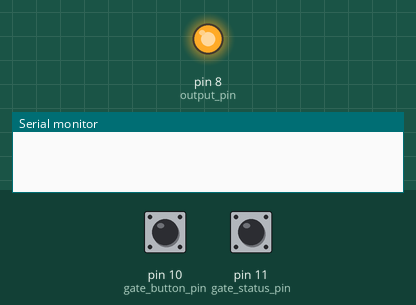
This sketch was run on a simulated Arduino Uno, built with avr-gcc and run on an emulated ATmega328P. Shown: output pins drawn as LEDs (lit = HIGH), the last lines printed to the serial monitor. The test bench sets the inputs (shaded band); at power-on: pin 10 (gate_button_pin) HIGH, pin 11 (gate_status_pin) HIGH.

Above: at 1.2 s.
1.3 s: pin 10 (gate_button_pin) pulled LOW for 1 s
At 2.7 s:
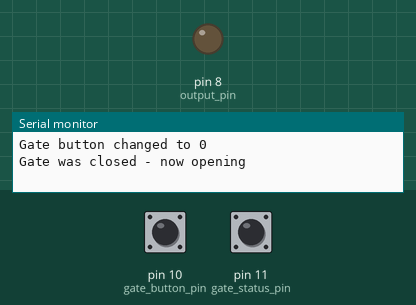
8.4 s: pin 10 (gate_button_pin) pulled LOW for 3.2 s
At 12.0 s:
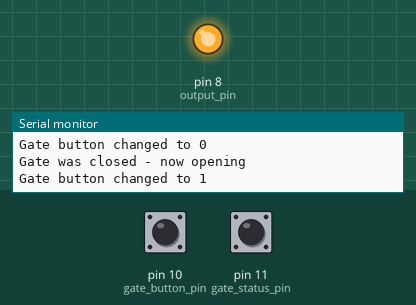
Timing chart, 0 to 13.5 s (numbered marks = the images above; inputs shaded):
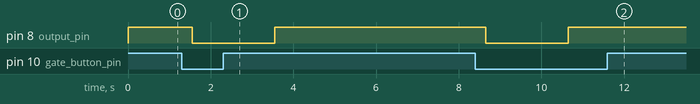

The sketch:

gate_controller.ino
```cpp
#include <ButtonDebounce.h>

const int output_pin  =  8;
const int gate_button_pin = 10;
const int gate_status_pin = 11;


ButtonDebounce gate_button(gate_button_pin, 250);
ButtonDebounce gate_status(gate_status_pin, 1000);


void pulse_gate_control()
{
   digitalWrite(output_pin,LOW);
   delay(2000);
   digitalWrite(output_pin,HIGH);
   delay(1000);
}

void gate_button_changed(int state)
{
  Serial.println("Gate button changed to " + String(state));

  if(gate_status.state() == LOW)
  {
    if(state == HIGH)
    {
      Serial.println("Gate was open - now closing");
      pulse_gate_control();
    }
  }
  else
  {
    if(state == LOW)
    {
      Serial.println("Gate was closed - now opening");
      pulse_gate_control();
    }
  }

}

void gate_status_changed(int state)
{
  Serial.println("Gate status changed to " + String(state));
}

void setup() {
  Serial.begin(115200);
  pinMode(output_pin,OUTPUT);
  digitalWrite(output_pin,HIGH);
  gate_button.setCallback(gate_button_changed);
  gate_status.setCallback(gate_status_changed);
}

void loop() {
  gate_button.update();
  gate_status.update();
}
```

Measured:
- after the input at 1.3 s, pin 8 (output_pin): HIGH → LOW after 0.25 s, → HIGH 2.0 s later
- after the input at 8.4 s, pin 8 (output_pin): HIGH → LOW after 0.25 s, → HIGH 2.0 s later
